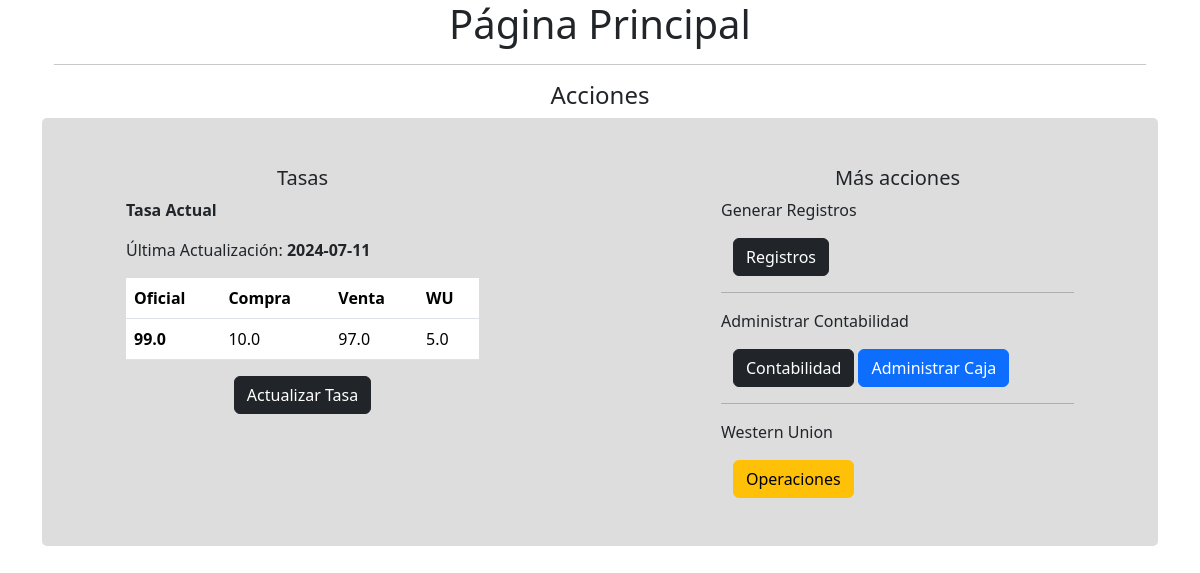
Before: / with the older database file.
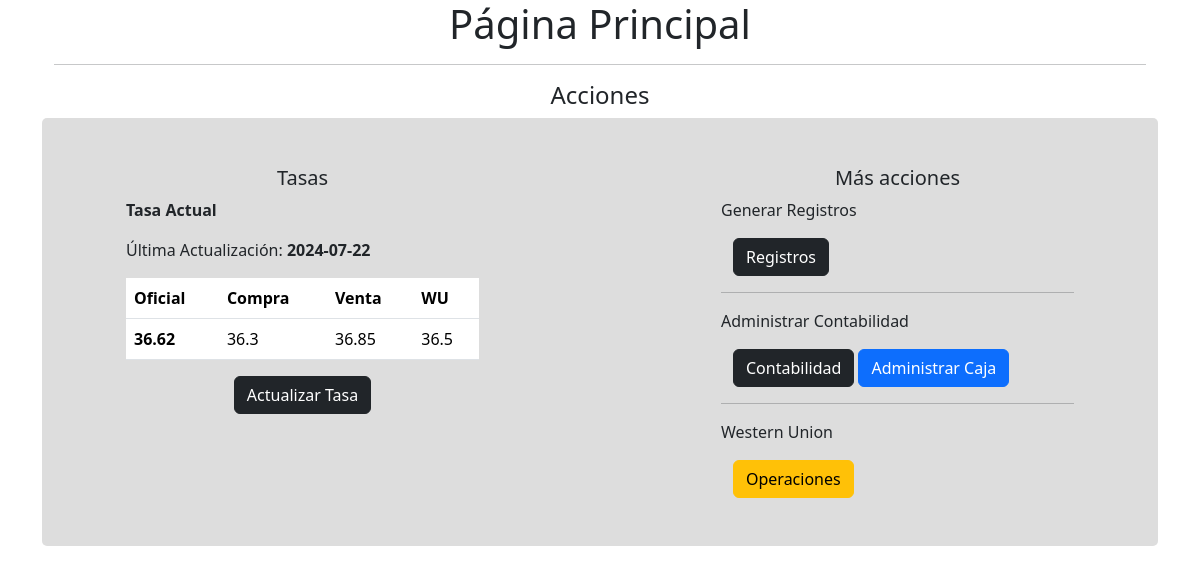
After: the same page with the newer database file.
### app/models/tasa.py (models this page shows)
class Tasa(db.Model):
    id = db.Column(db.Integer, primary_key=True)
    fecha = db.Column(db.Date, nullable=False, default=datetime.utcnow)
    tasa_oficial = db.Column(db.Float, nullable=False)
    tasa_compra = db.Column(db.Float, nullable=False)
    tasa_venta = db.Column(db.Float, nullable=False)
    tasa_wu = db.Column(db.Float, nullable=False)

### app/views/main.py (the view)
@main.route('/')
def index():
    tasa = Tasa.query.order_by(Tasa.id.desc()).first()
    return render_template('main/index.html',tasa=tasa)

### app/templates/main/index.html (shortened to what this page needs)
{%extends 'base.html'%}
{%block content%}
<div class="container text-center">
    <h1>Página Principal</h1>
    <hr>
</div>
<div class="container">
    <h4 class="text-center">Acciones</h4>
    <div class="row d-flex justify-content-between p-5" style="background-color: rgb(221, 221, 221); border-radius: 5px;">
        <div class="col-sm-5">
            <div class="container">
                <h5 class="text-center">Tasas</h5>
                <div class="container">
                    {% if tasa %}
                        <p><b>Tasa Actual</b></p>
                        <p>Última Actualización: <b>{{tasa.fecha}}</b></p>
                        <table class="table">
                            <thead>
                              <tr>
                                <th scope="col">Oficial</th>
                                <th scope="col">Compra</th>
                                <th scope="col">Venta</th>
                                <th scope="col">WU</th>
                              </tr>
                            </thead>
                            <tbody>
                              <tr>
                                <th>{{tasa.tasa_oficial}}</th>
                                <td>{{tasa.tasa_compra}}</td>
                                <td>{{tasa.tasa_venta}}</td>
                                <td>{{tasa.tasa_wu}}</td>
                              </tr>
                            </tbody>
                        </table>
                        <div class="container text-center">
                            <a href="{{url_for('main.set_tasa')}}" class="btn btn-dark">Actualizar Tasa</a>
                        </div>
                    {%else%}
                        <p>No se ha fijado la Tasa</p>
                        <a href="{{url_for('main.set_tasa')}}" class="btn btn-dark">Fijar Tasa</a>
                    {% endif %}
                </div>
            </div>
        </div>
        <div class="col-sm-5">
            <div class="container">
                <h5 class="text-center">Más acciones</h5>
                <div class="container">
                    <p>Generar Registros</p>
                    <div class="container">
                        <a href="#" class="btn btn-dark">Registros</a>
                    </div>
                    <hr>
                    <p>Administrar Contabilidad</p>
                    <div class="container">
                        <a href="#" class="btn btn-dark">Contabilidad</a>
                        <a href="{{url_for('main.get_caja')}}" class="btn btn-primary">Administrar Caja</a>
                    </div>
                    <hr>
                    <p>Western Union</p>
                    <div class="container">
                        <a href="{{url_for('main.operaciones_wu')}}" class="btn btn-warning">Operaciones</a>
                    </div>
                </div>
            </div>
        </div>
    </div>
</div>
{%endblock%}

### app/templates/base.html (shortened to what this page needs)
<!DOCTYPE html>
<html lang="en">
<head>
    <link href="https://cdn.jsdelivr.net/npm/bootstrap@5.3.3/dist/css/bootstrap.min.css" rel="stylesheet">
</head>
<body>
    <div class="container">
        {%block content%}{%endblock%}
    </div>
</body>
</html>

Changed rows visible on the page:
no longer on this page (row unchanged): Tasa: fecha "2024-07-11", tasa_oficial "99.0", tasa_compra "10.0", tasa_venta "97.0", tasa_wu "5.0"
added Tasa: fecha "2024-07-22", tasa_oficial "36.62", tasa_compra "36.3", tasa_venta "36.85", tasa_wu "36.5"
